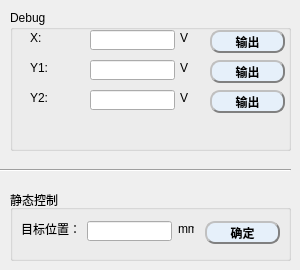
     <widget class="QWidget" name="tab">
      <property name="styleSheet">
       <string notr="true"/>
      </property>
      <attribute name="title">
       <string>调试</string>
      </attribute>
      <widget class="Line" name="line">
       <property name="geometry">
        <rect>
         <x>0</x>
         <y>120</y>
         <width>291</width>
         <height>101</height>
        </rect>
       </property>
       <property name="orientation">
        <enum>Qt::Horizontal</enum>
       </property>
      </widget>
      <widget class="QGroupBox" name="groupBox_2">
       <property name="geometry">
        <rect>
         <x>10</x>
         <y>10</y>
         <width>281</width>
         <height>141</height>
        </rect>
       </property>
       <property name="title">
        <string>Debug</string>
       </property>
       <widget class="QLabel" name="label_S_6">
        <property name="geometry">
         <rect>
          <x>20</x>
          <y>20</y>
          <width>41</width>
          <height>16</height>
         </rect>
        </property>
        <property name="text">
         <string>X:</string>
        </property>
       </widget>
       <widget class="QLineEdit" name="le_uk">
        <property name="geometry">
         <rect>
          <x>80</x>
          <y>20</y>
          <width>85</width>
          <height>20</height>
         </rect>
        </property>
        <property name="echoMode">
         <enum>QLineEdit::Normal</enum>
        </property>
        <property name="alignment">
         <set>Qt::AlignLeading|Qt::AlignLeft|Qt::AlignVCenter</set>
        </property>
        <property name="clearButtonEnabled">
         <bool>true</bool>
        </property>
       </widget>
       <widget class="QLabel" name="label_4">
        <property name="geometry">
         <rect>
          <x>170</x>
          <y>20</y>
          <width>16</width>
          <height>16</height>
         </rect>
        </property>
        <property name="text">
         <string>V</string>
        </property>
       </widget>
       <widget class="QPushButton" name="btn_out_uk">
        <property name="geometry">
         <rect>
          <x>200</x>
          <y>20</y>
          <width>75</width>
          <height>23</height>
         </rect>
        </property>
        <property name="sizePolicy">
         <sizepolicy hsizetype="Expanding" vsizetype="Expanding">
          <horstretch>0</horstretch>
          <verstretch>0</verstretch>
         </sizepolicy>
        </property>
        <property name="styleSheet">
         <string notr="true">QPushButton{
    background-color:rgb(230, 240, 250);
    border-radius: 10px;
    border: 2px groove gray;
    border-style: outset;

    font:bold;
}

QPushButton:hover{
    background-color:white;
    color: black;
    }
QPushButton:pressed{
    background-color:rgb(85, 170, 255);
    border-style: inset;
    }</string>
        </property>
        <property name="text">
         <string>输出</string>
        </property>
       </widget>
       <widget class="QLabel" name="label_30">
        <property name="geometry">
         <rect>
          <x>170</x>
          <y>50</y>
          <width>16</width>
          <height>16</height>
         </rect>
        </property>
        <property name="text">
         <string>V</string>
        </property>
       </widget>
       <widget class="QLabel" name="label_S_7">
        <property name="geometry">
         <rect>
          <x>20</x>
          <y>50</y>
          <width>41</width>
          <height>16</height>
         </rect>
        </property>
        <property name="text">
         <string>Y1:</string>
        </property>
       </widget>
       <widget class="QPushButton" name="btn_out_uk_2">
        <property name="geometry">
         <rect>
          <x>200</x>
          <y>50</y>
          <width>75</width>
          <height>23</height>
         </rect>
        </property>
        <property name="sizePolicy">
         <sizepolicy hsizetype="Expanding" vsizetype="Expanding">
          <horstretch>0</horstretch>
          <verstretch>0</verstretch>
         </sizepolicy>
        </property>
        <property name="styleSheet">
         <string notr="true">QPushButton{
    background-color:rgb(230, 240, 250);
    border-radius: 10px;
    border: 2px groove gray;
    border-style: outset;

    font:bold;
}

QPushButton:hover{
    background-color:white;
    color: black;
    }
QPushButton:pressed{
    background-color:rgb(85, 170, 255);
    border-style: inset;
    }</string>
        </property>
        <property name="text">
         <string>输出</string>
        </property>
       </widget>
       <widget class="QLineEdit" name="le_uk_2">
        <property name="geometry">
         <rect>
          <x>80</x>
          <y>50</y>
          <width>85</width>
          <height>20</height>
         </rect>
        </property>
        <property name="echoMode">
         <enum>QLineEdit::Normal</enum>
        </property>
        <property name="alignment">
         <set>Qt::AlignLeading|Qt::AlignLeft|Qt::AlignVCenter</set>
        </property>
        <property name="clearButtonEnabled">
         <bool>true</bool>
        </property>
       </widget>
       <widget class="QLabel" name="label_31">
        <property name="geometry">
         <rect>
          <x>170</x>
          <y>80</y>
          <width>16</width>
          <height>16</height>
         </rect>
        </property>
        <property name="text">
         <string>V</string>
        </property>
       </widget>
       <widget class="QLabel" name="label_S_8">
        <property name="geometry">
         <rect>
          <x>20</x>
          <y>80</y>
          <width>41</width>
          <height>16</height>
         </rect>
        </property>
        <property name="text">
         <string>Y2:</string>
        </property>
       </widget>
       <widget class="QPushButton" name="btn_out_uk_3">
        <property name="geometry">
         <rect>
          <x>200</x>
          <y>80</y>
          <width>75</width>
          <height>23</height>
         </rect>
        </property>
        <property name="sizePolicy">
         <sizepolicy hsizetype="Expanding" vsizetype="Expanding">
          <horstretch>0</horstretch>
          <verstretch>0</verstretch>
         </sizepolicy>
        </property>
        <property name="styleSheet">
         <string notr="true">QPushButton{
    background-color:rgb(230, 240, 250);
    border-radius: 10px;
    border: 2px groove gray;
    border-style: outset;

    font:bold;
}

QPushButton:hover{
    background-color:white;
    color: black;
    }
QPushButton:pressed{
    background-color:rgb(85, 170, 255);
    border-style: inset;
    }</string>
        </property>
        <property name="text">
         <string>输出</string>
        </property>
       </widget>
       <widget class="QLineEdit" name="le_uk_3">
        <property name="geometry">
         <rect>
          <x>80</x>
          <y>80</y>
          <width>85</width>
          <height>20</height>
         </rect>
        </property>
        <property name="echoMode">
         <enum>QLineEdit::Normal</enum>
        </property>
        <property name="alignment">
         <set>Qt::AlignLeading|Qt::AlignLeft|Qt::AlignVCenter</set>
        </property>
        <property name="clearButtonEnabled">
         <bool>true</bool>
        </property>
       </widget>
      </widget>
      <widget class="QGroupBox" name="groupBox_3">
       <property name="geometry">
        <rect>
         <x>10</x>
         <y>190</y>
         <width>281</width>
         <height>71</height>
        </rect>
       </property>
       <property name="title">
        <string>静态控制</string>
       </property>
       <widget class="QLabel" name="label_desPosition">
        <property name="geometry">
         <rect>
          <x>11</x>
          <y>31</y>
          <width>60</width>
          <height>16</height>
         </rect>
        </property>
        <property name="text">
         <string>目标位置：</string>
        </property>
       </widget>
       <widget class="QLineEdit" name="lineEdit_desPosition">
        <property name="geometry">
         <rect>
          <x>77</x>
          <y>31</y>
          <width>85</width>
          <height>20</height>
         </rect>
        </property>
        <property name="alignment">
         <set>Qt::AlignLeading|Qt::AlignLeft|Qt::AlignVCenter</set>
        </property>
        <property name="clearButtonEnabled">
         <bool>true</bool>
        </property>
       </widget>
       <widget class="QLabel" name="label_3">
        <property name="geometry">
         <rect>
          <x>168</x>
          <y>31</y>
          <width>16</width>
          <height>16</height>
         </rect>
        </property>
        <property name="text">
         <string>mm</string>
        </property>
       </widget>
       <widget class="QPushButton" name="btn_static_comfirm">
        <property name="geometry">
         <rect>
          <x>195</x>
          <y>31</y>
          <width>75</width>
          <height>23</height>
         </rect>
        </property>
        <property name="styleSheet">
         <string notr="true">QPushButton{
    background-color:rgb(230, 240, 250);
    border-radius: 10px;
    border: 2px groove gray;
    border-style: outset;

    font:bold;
}

QPushButton:hover{
    background-color:white;
    color: black;
    }
QPushButton:pressed{
    background-color:rgb(85, 170, 255);
    border-style: inset;
    }</string>
        </property>
        <property name="text">
         <string>确定</string>
        </property>
       </widget>
      </widget>
     </widget>
